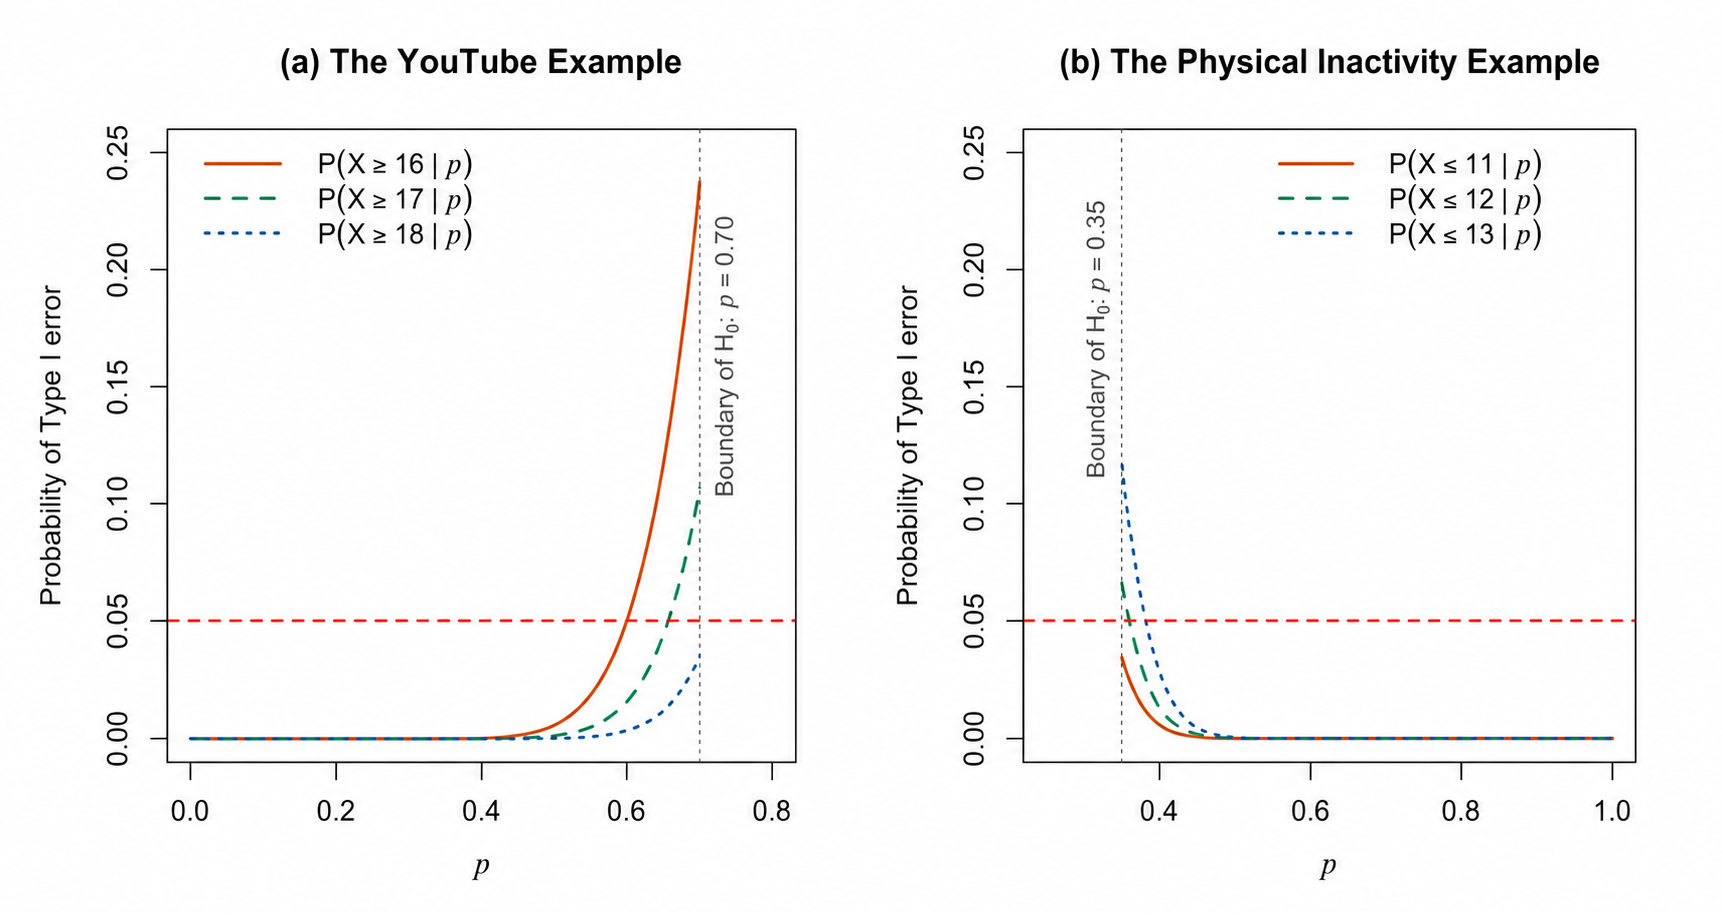

Write the R code that produced this figure.
# x-values
p1 <- seq(0, 0.70, by = 0.01)
p2 <- seq(0.35, 1.00, by = 0.01)

# Panel (a)
y16 <- pbinom(15, 20, p1, lower.tail = FALSE)
y17 <- pbinom(16, 20, p1, lower.tail = FALSE)
y18 <- pbinom(17, 20, p1, lower.tail = FALSE)

# Panel (b)
z11 <- pbinom(11, 50, p2)
z12 <- pbinom(12, 50, p2)
z13 <- pbinom(13, 50, p2)

# Okabe-Ito colors (colorblind-friendly)
cols <- c("#D55E00", "#009E73", "#0072B2")

par(mfrow = c(1, 2), mar = c(5, 5, 4, 2) + 0.1)

# -------------------------
# (a)
# -------------------------
plot(p1, y16, type = "l", lwd = 2, lty = 1, col = cols[1],
     xlim = c(0, 0.8), ylim = c(0, 0.25),
     xlab = expression(pi),
     ylab = "Probability of Type I error",
     main = "(a) The YouTube Example")

lines(p1, y17, lwd = 2, lty = 2, col = cols[2])
lines(p1, y18, lwd = 2, lty = 3, col = cols[3])
abline(v = 0.70, col = "gray40", lwd = 1, lty = 3)
text(
  x = 0.72,
  y = 0.11,
  labels = expression("Boundary of " * H[0] * ":" ~ pi == 0.70),
  srt = 90,
  pos = 4,
  col = "gray30",
  cex = 0.9
)

abline(h = 0.05, col = "red", lwd = 1.5, lty = 2)

legend("topleft",
       legend = c(
         expression(P(X >= 16 ~ "|" ~ pi)),
         expression(P(X >= 17 ~ "|" ~ pi)),
         expression(P(X >= 18 ~ "|" ~ pi))
       ),
       col = cols, lty = c(1, 2, 3), lwd = 2, bty = "n")

# -------------------------
# (b)
# -------------------------
plot(p2, z11, type = "l", lwd = 2, lty = 1, col = cols[1],
     xlim = c(0.25, 1), ylim = c(0, 0.25),
     xlab = expression(pi),
     ylab = "Probability of Type I error",
     main = "(b) The Physical Inactivity Example")

lines(p2, z12, lwd = 2, lty = 2, col = cols[2])
lines(p2, z13, lwd = 2, lty = 3, col = cols[3])

abline(h = 0.05, col = "red", lwd = 1.5, lty = 2)
abline(v = 0.35, col = "gray40", lwd = 1, lty = 3)
text(
  x = 0.345,
  y = 0.23,
  labels = expression("Boundary of " * H[0] * ":" ~ pi == 0.35),
  srt = 90,
  pos = 2,
  col = "gray30",
  cex = 0.9
)

legend("topright",
       legend = c(
         expression(P(X <= 11 ~ "|" ~ pi)),
         expression(P(X <= 12 ~ "|" ~ pi)),
         expression(P(X <= 13 ~ "|" ~ pi))
       ),
       col = cols, lty = c(1, 2, 3), lwd = 2, bty = "n")
